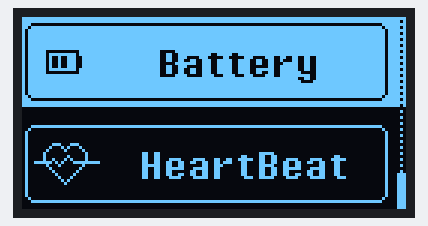
This sketch was run on a simulated Arduino Uno, built with avr-gcc and run on an emulated ATmega328P. On the bench: 128×64 one-colour display.

Above: at 2.1 s.

The sketch:

Battery_OLED.ino
```cpp
#include <Wire.h>
#include <Adafruit_GFX.h>
#include <Adafruit_SSD1306.h>

#define SCREEN_WIDTH 128
#define SCREEN_HEIGHT 64

Adafruit_SSD1306 display(SCREEN_WIDTH, SCREEN_HEIGHT, &Wire, -1);

static const uint8_t image_data_Saraarray[1024] = {
 0xff, 0xff, 0xff, 0xff, 0xff, 0xff, 0xff, 0xff, 0xff, 0xff, 0xff, 0xff, 0xff, 0xff, 0xff, 0xff,
	0xff, 0xff, 0xff, 0xff, 0xff, 0xff, 0xff, 0xff, 0xff, 0xff, 0xff, 0xff, 0xff, 0xff, 0xff, 0xfd,
	0xe0, 0x00, 0x00, 0x00, 0x00, 0x00, 0x00, 0x00, 0x00, 0x00, 0x00, 0x00, 0x00, 0x00, 0x00, 0xff,
	0xdf, 0xff, 0xff, 0xff, 0xff, 0xff, 0xff, 0xff, 0xff, 0xff, 0xff, 0xff, 0xff, 0xff, 0xff, 0x7d,
	0xbf, 0xff, 0xff, 0xff, 0xff, 0xff, 0xff, 0xff, 0xff, 0xff, 0xff, 0xff, 0xff, 0xff, 0xff, 0xbf,
	0xbf, 0xff, 0xff, 0xff, 0xff, 0xff, 0xff, 0xff, 0xff, 0xff, 0xff, 0xff, 0xff, 0xff, 0xff, 0xbd,
	0xbf, 0xff, 0xff, 0xff, 0xff, 0xff, 0xff, 0xff, 0xff, 0xff, 0xff, 0xff, 0xff, 0xff, 0xff, 0xbf,
	0xbf, 0xff, 0xff, 0xff, 0xff, 0xff, 0xff, 0xff, 0xff, 0xff, 0xff, 0xff, 0xff, 0xff, 0xff, 0xbd,
	0xbf, 0xff, 0xff, 0xff, 0xff, 0xff, 0xff, 0xff, 0xff, 0xff, 0xff, 0xff, 0xff, 0xff, 0xff, 0xbf,
	0xbf, 0xff, 0xff, 0xff, 0xff, 0xff, 0xff, 0xff, 0xff, 0xff, 0xff, 0xff, 0xff, 0xff, 0xff, 0xbd,
	0xbf, 0xff, 0xff, 0xff, 0xff, 0xff, 0xff, 0xff, 0xff, 0xff, 0xff, 0xff, 0xff, 0xff, 0xff, 0xbf,
	0xbf, 0x00, 0x1f, 0xff, 0xff, 0xfc, 0x1f, 0xff, 0xff, 0xff, 0xff, 0xff, 0xff, 0xff, 0xff, 0xbd,
	0xbf, 0x7f, 0xdf, 0xff, 0xff, 0xfc, 0xcf, 0xfe, 0x7c, 0xff, 0xff, 0xff, 0xff, 0xff, 0xff, 0xbf,
	0xbf, 0x49, 0xcf, 0xff, 0xff, 0xfc, 0xce, 0x1c, 0x18, 0x38, 0x73, 0x33, 0x3f, 0xff, 0xff, 0xbd,
	0xbf, 0x49, 0xcf, 0xff, 0xff, 0xfc, 0xcc, 0xce, 0x7c, 0xf3, 0x32, 0x33, 0x3f, 0xff, 0xff, 0xbf,
	0xbf, 0x49, 0xcf, 0xff, 0xff, 0xfc, 0x1f, 0xce, 0x7c, 0xf3, 0x31, 0xf3, 0x3f, 0xff, 0xff, 0xbd,
	0xbf, 0x49, 0xcf, 0xff, 0xff, 0xfc, 0xce, 0x0e, 0x7c, 0xf0, 0x33, 0xf3, 0x3f, 0xff, 0xff, 0xbf,
	0xbf, 0x7f, 0xdf, 0xff, 0xff, 0xfc, 0xcc, 0xce, 0x7c, 0xf3, 0xf3, 0xf3, 0x3f, 0xff, 0xff, 0xbd,
	0xbf, 0x00, 0x1f, 0xff, 0xff, 0xfc, 0xcc, 0xce, 0x7c, 0xf3, 0x33, 0xf8, 0x3f, 0xff, 0xff, 0xbf,
	0xbf, 0xff, 0xff, 0xff, 0xff, 0xfc, 0x1e, 0x0f, 0x1e, 0x38, 0x73, 0xff, 0x3f, 0xff, 0xff, 0xbd,
	0xbf, 0xff, 0xff, 0xff, 0xff, 0xff, 0xff, 0xff, 0xff, 0xff, 0xff, 0xf3, 0x3f, 0xff, 0xff, 0xbf,
	0xbf, 0xff, 0xff, 0xff, 0xff, 0xff, 0xff, 0xff, 0xff, 0xff, 0xff, 0xf8, 0x7f, 0xff, 0xff, 0xbd,
	0xbf, 0xff, 0xff, 0xff, 0xff, 0xff, 0xff, 0xff, 0xff, 0xff, 0xff, 0xff, 0xff, 0xff, 0xff, 0xbf,
	0xbf, 0xff, 0xff, 0xff, 0xff, 0xff, 0xff, 0xff, 0xff, 0xff, 0xff, 0xff, 0xff, 0xff, 0xff, 0xbd,
	0xbf, 0xff, 0xff, 0xff, 0xff, 0xff, 0xff, 0xff, 0xff, 0xff, 0xff, 0xff, 0xff, 0xff, 0xff, 0xbf,
	0xbf, 0xff, 0xff, 0xff, 0xff, 0xff, 0xff, 0xff, 0xff, 0xff, 0xff, 0xff, 0xff, 0xff, 0xff, 0xbd,
	0xdf, 0xff, 0xff, 0xff, 0xff, 0xff, 0xff, 0xff, 0xff, 0xff, 0xff, 0xff, 0xff, 0xff, 0xff, 0x7f,
	0xe0, 0x00, 0x00, 0x00, 0x00, 0x00, 0x00, 0x00, 0x00, 0x00, 0x00, 0x00, 0x00, 0x00, 0x00, 0xfd,
	0xff, 0xff, 0xff, 0xff, 0xff, 0xff, 0xff, 0xff, 0xff, 0xff, 0xff, 0xff, 0xff, 0xff, 0xff, 0xff,
	0xff, 0xff, 0xff, 0xff, 0xff, 0xff, 0xff, 0xff, 0xff, 0xff, 0xff, 0xff, 0xff, 0xff, 0xff, 0xfd,
	0x00, 0x00, 0x00, 0x00, 0x00, 0x00, 0x00, 0x00, 0x00, 0x00, 0x00, 0x00, 0x00, 0x00, 0x00, 0x00,
	0x00, 0x00, 0x00, 0x00, 0x00, 0x00, 0x00, 0x00, 0x00, 0x00, 0x00, 0x00, 0x00, 0x00, 0x00, 0x02,
	0x00, 0x00, 0x00, 0x00, 0x00, 0x00, 0x00, 0x00, 0x00, 0x00, 0x00, 0x00, 0x00, 0x00, 0x00, 0x00,
	0x00, 0x00, 0x00, 0x00, 0x00, 0x00, 0x00, 0x00, 0x00, 0x00, 0x00, 0x00, 0x00, 0x00, 0x00, 0x02,
	0x00, 0x00, 0x00, 0x00, 0x00, 0x00, 0x00, 0x00, 0x00, 0x00, 0x00, 0x00, 0x00, 0x00, 0x00, 0x00,
	0x00, 0x00, 0x00, 0x00, 0x00, 0x00, 0x00, 0x00, 0x00, 0x00, 0x00, 0x00, 0x00, 0x00, 0x00, 0x02,
	0x1f, 0xff, 0xff, 0xff, 0xff, 0xff, 0xff, 0xff, 0xff, 0xff, 0xff, 0xff, 0xff, 0xff, 0xff, 0x00,
	0x20, 0x00, 0x00, 0x00, 0x00, 0x00, 0x00, 0x00, 0x00, 0x00, 0x00, 0x00, 0x00, 0x00, 0x00, 0x82,
	0x40, 0x00, 0x00, 0x00, 0x00, 0x00, 0x00, 0x00, 0x00, 0x00, 0x00, 0x00, 0x00, 0x00, 0x00, 0x40,
	0x40, 0x00, 0x00, 0x00, 0x00, 0x00, 0x00, 0x00, 0x00, 0x00, 0x00, 0x00, 0x00, 0x00, 0x00, 0x42,
	0x40, 0x00, 0x00, 0x00, 0x00, 0x00, 0x00, 0x00, 0x00, 0x00, 0x00, 0x00, 0x00, 0x00, 0x00, 0x40,
	0x40, 0x00, 0x00, 0x00, 0x00, 0x00, 0x00, 0x00, 0x00, 0x00, 0x00, 0x00, 0x00, 0x00, 0x00, 0x42,
	0x40, 0x38, 0xe0, 0x00, 0x00, 0x00, 0x00, 0x00, 0x00, 0x00, 0x00, 0x00, 0x00, 0x00, 0x00, 0x40,
	0x40, 0x45, 0x10, 0x00, 0x00, 0x00, 0x00, 0x00, 0x00, 0x00, 0x00, 0x00, 0x00, 0x00, 0x00, 0x42,
	0x40, 0x82, 0x08, 0x00, 0x00, 0x00, 0x00, 0x00, 0x00, 0x00, 0x00, 0x00, 0x00, 0x00, 0x00, 0x40,
	0x41, 0x00, 0x04, 0x00, 0x00, 0xcc, 0x00, 0x00, 0x00, 0x01, 0xf0, 0x00, 0x00, 0x00, 0x00, 0x42,
	0x41, 0x01, 0x04, 0x00, 0x00, 0xcc, 0x00, 0x00, 0x00, 0x61, 0x98, 0x00, 0x00, 0xc0, 0x00, 0x40,
	0x41, 0x22, 0x84, 0x00, 0x00, 0xcc, 0x78, 0x78, 0xcc, 0xf9, 0x98, 0xf0, 0xf1, 0xf0, 0x00, 0x42,
	0x4f, 0xd4, 0x7f, 0xc0, 0x00, 0xcc, 0xcc, 0xcc, 0xdc, 0x61, 0x99, 0x99, 0x98, 0xc0, 0x00, 0x40,
	0x40, 0x88, 0x08, 0x00, 0x00, 0xfc, 0xcc, 0x0c, 0xe0, 0x61, 0xf1, 0x98, 0x18, 0xc0, 0x00, 0x42,
	0x40, 0x40, 0x10, 0x00, 0x00, 0xcc, 0xfc, 0x7c, 0xc0, 0x61, 0x99, 0xf8, 0xf8, 0xc0, 0x00, 0x40,
	0x40, 0x20, 0x20, 0x00, 0x00, 0xcc, 0xc0, 0xcc, 0xc0, 0x61, 0x99, 0x81, 0x98, 0xc0, 0x00, 0x42,
	0x40, 0x10, 0x40, 0x00, 0x00, 0xcc, 0xcc, 0xcc, 0xc0, 0x61, 0x99, 0x99, 0x98, 0xc0, 0x00, 0x47,
	0x40, 0x08, 0x80, 0x00, 0x00, 0xcc, 0x78, 0x7c, 0xc0, 0x39, 0xf0, 0xf0, 0xf8, 0x70, 0x00, 0x47,
	0x40, 0x05, 0x00, 0x00, 0x00, 0x00, 0x00, 0x00, 0x00, 0x00, 0x00, 0x00, 0x00, 0x00, 0x00, 0x47,
	0x40, 0x02, 0x00, 0x00, 0x00, 0x00, 0x00, 0x00, 0x00, 0x00, 0x00, 0x00, 0x00, 0x00, 0x00, 0x47,
	0x40, 0x00, 0x00, 0x00, 0x00, 0x00, 0x00, 0x00, 0x00, 0x00, 0x00, 0x00, 0x00, 0x00, 0x00, 0x47,
	0x40, 0x00, 0x00, 0x00, 0x00, 0x00, 0x00, 0x00, 0x00, 0x00, 0x00, 0x00, 0x00, 0x00, 0x00, 0x47,
	0x40, 0x00, 0x00, 0x00, 0x00, 0x00, 0x00, 0x00, 0x00, 0x00, 0x00, 0x00, 0x00, 0x00, 0x00, 0x47,
	0x40, 0x00, 0x00, 0x00, 0x00, 0x00, 0x00, 0x00, 0x00, 0x00, 0x00, 0x00, 0x00, 0x00, 0x00, 0x47,
	0x20, 0x00, 0x00, 0x00, 0x00, 0x00, 0x00, 0x00, 0x00, 0x00, 0x00, 0x00, 0x00, 0x00, 0x00, 0x87,
	0x1f, 0xff, 0xff, 0xff, 0xff, 0xff, 0xff, 0xff, 0xff, 0xff, 0xff, 0xff, 0xff, 0xff, 0xff, 0x07,
	0x00, 0x00, 0x00, 0x00, 0x00, 0x00, 0x00, 0x00, 0x00, 0x00, 0x00, 0x00, 0x00, 0x00, 0x00, 0x07,
	0x00, 0x00, 0x00, 0x00, 0x00, 0x00, 0x00, 0x00, 0x00, 0x00, 0x00, 0x00, 0x00, 0x00, 0x00, 0x07
};

void setup() {
  Serial.begin(115200);

  if(!display.begin(SSD1306_SWITCHCAPVCC, 0x3C)) {
    Serial.println(F("SSD1306 allocation failed"));
    for(;;);
  }
  delay(2000); // Pause for 2 seconds

  // Clear the buffer.
  display.clearDisplay();

  // Draw bitmap on the screen
  display.drawBitmap(0, 0, image_data_Saraarray, 128, 64, 1);
  display.display();
}

void loop() {

}
```
